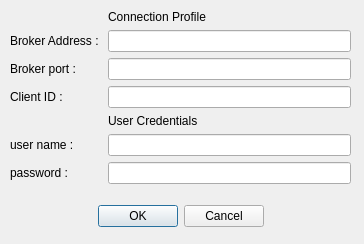
<?xml version="1.0" encoding="UTF-8"?>
<ui version="4.0">
 <class>Dialog</class>
 <widget class="QDialog" name="Dialog">
  <property name="geometry">
   <rect>
    <x>0</x>
    <y>0</y>
    <width>364</width>
    <height>244</height>
   </rect>
  </property>
  <property name="windowTitle">
   <string>Mqtt_Configuration</string>
  </property>
  <widget class="QDialogButtonBox" name="buttonBox">
   <property name="geometry">
    <rect>
     <x>10</x>
     <y>200</y>
     <width>341</width>
     <height>32</height>
    </rect>
   </property>
   <property name="orientation">
    <enum>Qt::Horizontal</enum>
   </property>
   <property name="standardButtons">
    <set>QDialogButtonBox::Cancel|QDialogButtonBox::Ok</set>
   </property>
   <property name="centerButtons">
    <bool>true</bool>
   </property>
  </widget>
  <widget class="QWidget" name="formLayoutWidget">
   <property name="geometry">
    <rect>
     <x>10</x>
     <y>10</y>
     <width>341</width>
     <height>181</height>
    </rect>
   </property>
   <layout class="QFormLayout" name="formLayout">
    <item row="1" column="0">
     <widget class="QLabel" name="label">
      <property name="text">
       <string>Broker Address : </string>
      </property>
     </widget>
    </item>
    <item row="1" column="1">
     <widget class="QLineEdit" name="lineEdit">
      <property name="inputMask">
       <string extracomment="000.000.000.000"/>
      </property>
      <property name="text">
       <string/>
      </property>
     </widget>
    </item>
    <item row="2" column="0">
     <widget class="QLabel" name="label_2">
      <property name="text">
       <string>Broker port :</string>
      </property>
     </widget>
    </item>
    <item row="2" column="1">
     <widget class="QLineEdit" name="lineEdit_2"/>
    </item>
    <item row="3" column="0">
     <widget class="QLabel" name="label_5">
      <property name="text">
       <string>Client ID :</string>
      </property>
     </widget>
    </item>
    <item row="3" column="1">
     <widget class="QLineEdit" name="lineEdit_3"/>
    </item>
    <item row="4" column="1">
     <widget class="QLabel" name="label_6">
      <property name="text">
       <string>User Credentials </string>
      </property>
     </widget>
    </item>
    <item row="5" column="0">
     <widget class="QLabel" name="label_3">
      <property name="text">
       <string>user name :</string>
      </property>
     </widget>
    </item>
    <item row="5" column="1">
     <widget class="QLineEdit" name="lineEdit_4"/>
    </item>
    <item row="6" column="0">
     <widget class="QLabel" name="label_4">
      <property name="text">
       <string>password :</string>
      </property>
     </widget>
    </item>
    <item row="6" column="1">
     <widget class="QLineEdit" name="lineEdit_5"/>
    </item>
    <item row="0" column="1">
     <widget class="QLabel" name="label_7">
      <property name="text">
       <string>Connection Profile</string>
      </property>
     </widget>
    </item>
   </layout>
  </widget>
 </widget>
 <resources/>
 <connections>
  <connection>
   <sender>buttonBox</sender>
   <signal>accepted()</signal>
   <receiver>Dialog</receiver>
   <slot>accept()</slot>
   <hints>
    <hint type="sourcelabel">
     <x>248</x>
     <y>254</y>
    </hint>
    <hint type="destinationlabel">
     <x>157</x>
     <y>274</y>
    </hint>
   </hints>
  </connection>
  <connection>
   <sender>buttonBox</sender>
   <signal>rejected()</signal>
   <receiver>Dialog</receiver>
   <slot>reject()</slot>
   <hints>
    <hint type="sourcelabel">
     <x>316</x>
     <y>260</y>
    </hint>
    <hint type="destinationlabel">
     <x>286</x>
     <y>274</y>
    </hint>
   </hints>
  </connection>
 </connections>
</ui>
